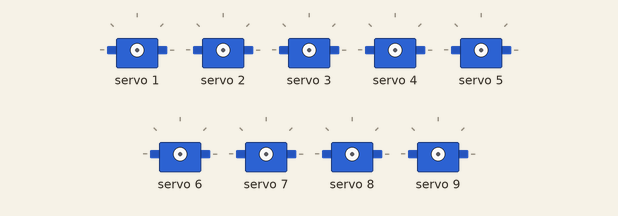
Bench run of a sketch on a simulated ESP8266 (Wemos D1 mini). On the bench: 9 × servo. WiFi joins after 1.5 s; servers stay silent unless stated; what the sketch prints to the serial monitor is not drawn.

Above: at 0.1 s.
At 6.91 s:
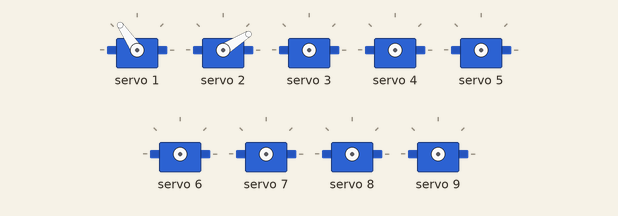
At 11.57 s:
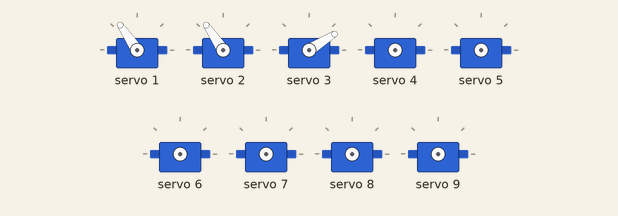
At 20.87 s:
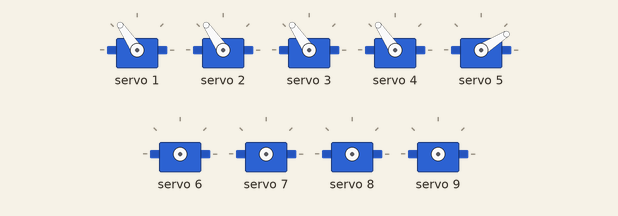
At 30.18 s:
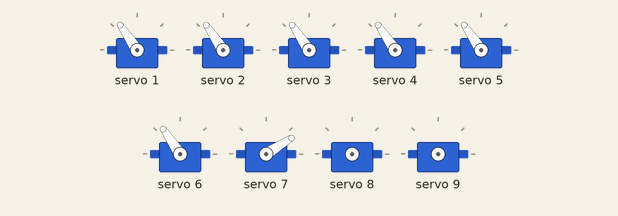
At 39.49 s:
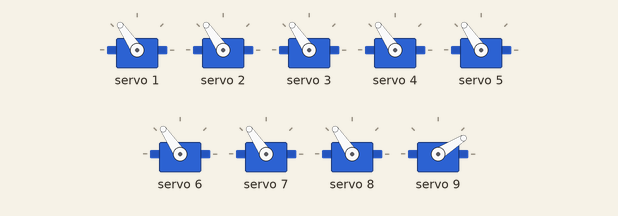
Timing chart, 0 to 40.0 s (numbered marks = the images above):
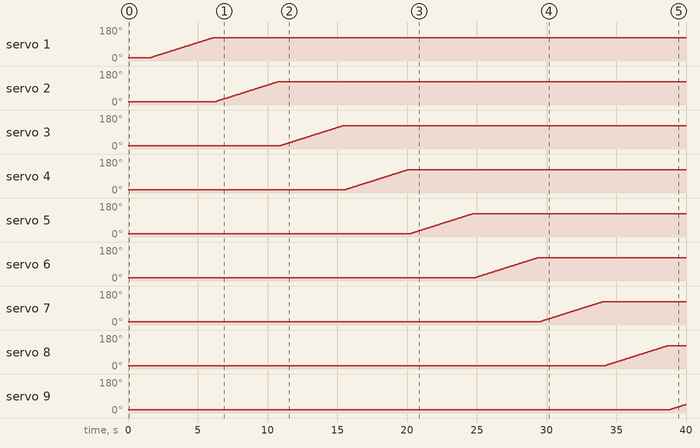

The sketch:

main.ino
```cpp
#include <ESP8266WiFi.h>
#include <WiFiClient.h>
#include <ESP8266WebServer.h>

#include "index_html.h"  //Our HTML webpage contents

//SSID and Password of your WiFi router
const char* ssid = "Gizmodo-hill-clan";
const char* password = "Cocoland01";
ESP8266WebServer server(80);  //Server on port 80

// Include the necessary library for PCA9685
#include <Adafruit_PWMServoDriver.h>

Adafruit_PWMServoDriver pwm;
const int SERVO_COUNT = 16;
const int SERVO_MIN_DEGREE = 0;
const int SERVO_MAX_DEGREE = 180;
const int SERVOMIN = 150;
const int SERVOMAX = 600;
// Define the delay between each servo step (in milliseconds)
const int SERVO_STEP_DELAY = 50;  // Adjust this value for the desired speed

int servoDegrees[SERVO_COUNT] = { 90 };

// Servo settings struct
struct ServoSettings {
  int maxLeft;
  int maxRight;
};

// Initialize the servo settings for each servo
ServoSettings servoSettings[SERVO_COUNT] = {
  { 70, 110 },
  { 74, 106 },
  { 78, 102 },
  { 82, 98 },
  { 86, 94 },
  { 90, 90 },
  { 94, 86 },
  { 98, 82 },
  { 102, 78 },
  { 106, 74 },
  { 110, 70 },
  { 114, 66 },
  { 118, 62 },
  { 122, 58 },
  { 126, 54 },
  { 130, 50 },
};

//============================
//     handleRoot function
//============================
void handleRoot() {
  String s = index_html;             //Read HTML contents
  server.send(200, "text/html", s);  //Send web page
}

//================================
//    handleSetServo function
//================================
void handleSetServo() {
  if (server.args() == 2) {
    int servoNum = server.arg(0).toInt();
    if (servoNum >= 1 && servoNum <= SERVO_COUNT) {
      int degree = server.arg(1).toInt();
      if (degree >= SERVO_MIN_DEGREE && degree <= SERVO_MAX_DEGREE) {
        setServo(servoNum, degree);
        server.send(200, "text/plain", "OK");
      } else {
        server.send(400, "text/plain", "Invalid degree value");
      }
    } else {
      server.send(400, "text/plain", "Invalid servo number");
    }
  } else {
    server.send(400, "text/plain", "Invalid request");
  }
}

// Function to set the servo position using PCA9685 library
void setServo(int servoNum, int degree) {
  int servoIndex = servoNum - 1;
  if (servoIndex >= 0 && servoIndex < SERVO_COUNT) {
    int currentDegree = servoDegrees[servoIndex];
    int pulse;

    if (degree != currentDegree) {
      // Determine the direction of movement (increment or decrement)
      int direction = (degree > currentDegree) ? 1 : -1;

      // Gradually move the servo in steps
      for (int i = currentDegree; i != degree; i += direction) {
        pulse = map(i, 0, 180, SERVOMIN, SERVOMAX);
        pwm.setPWM(servoIndex, 0, pulse);
        delay(SERVO_STEP_DELAY);
      }
    }

    servoDegrees[servoIndex] = degree;
    Serial.print("Set Servo ");
    Serial.print(servoNum);
    Serial.print(" to ");
    Serial.println(degree);
  }
}

// Function to reset all servos to 90 degrees
void resetAllServos() {
  for (int servoNum = 1; servoNum <= SERVO_COUNT; servoNum++) {
    setServo(servoNum, 90);
    delay(100);  // Add a small delay between setting each servo to avoid congestion
  }
}

//==============================
//           SETUP
//==============================
void setup(void) {
  Serial.begin(115200);
  while (!Serial) {
    // Wait for the serial port to connect
  }
  Serial.println("Serial communication initialized successfully");

  WiFi.begin(ssid, password);  //Connect to your WiFi router
  Serial.println("");

  // Wait for connection
  while (WiFi.status() != WL_CONNECTED) {
    delay(500);
    Serial.print(".");
  }

  //If connection successful show IP address in serial monitor
  Serial.println("");
  Serial.print("Connected to ");
  Serial.println(ssid);
  Serial.print("IP address: ");
  Serial.println(WiFi.localIP());  //IP address assigned to your ESP

  pwm.begin();         // Initialize the PCA9685 with its I2C address (default is 0x40)
  pwm.setPWMFreq(50);  // Set the PCA9685 frequency to 50Hz for servos

  resetAllServos();  // Call the function to set all servos to 90 degrees

  server.on("/", handleRoot);              //Which routine to handle at root location
  server.on("/setServo", handleSetServo);  // Handle setting the servo position

  server.begin();  //Start server
  Serial.println("HTTP server started");
}


//==============================
//           LOOP
//==============================
void loop(void) {
  server.handleClient();  //Handle client requests
}
```

index_html.h
```cpp
const char* index_html = R"rawliteral(
<!DOCTYPE html>
<html>
<head>
    <title>Servo Control</title>
    <script>
        function setServo(servoNum, degree) {
            const xhttp = new XMLHttpRequest();
            xhttp.open("GET", "/setServo?servo=" + servoNum + "&degree=" + degree, true);
            xhttp.send();
        }

        function updateServo() {
            var servoNum = document.getElementById("servoNum").value;
            var degree = document.getElementById("degree").value;
            setServo(servoNum, degree);
        }

        function resetServo() {
            var servoNum = document.getElementById("servoNum").value;
            document.getElementById("degree").value = 90;
            setServo(servoNum, 90);
        }
    </script>
</head>
<body>
    <h1>Servo Control</h1>
    <label for="servoNum">Servo Number:</label>
    <input type="number" id="servoNum" min="1" max="16" value="1"><br><br>
    <label for="degree">Degree:</label>
    <input type="number" id="degree" min="0" max="180" value="90"><br><br>
    <button onclick="updateServo()">Set Degree</button>
    <button onclick="resetServo()">Reset to 90°</button>
</body>
</html>
)rawliteral";
```

Measured:
- by itself, servo 1–8: moves from 18° to 124° over 4.5 s
- by itself, servo 9: moves from 18° to 44° over 1.1 s
